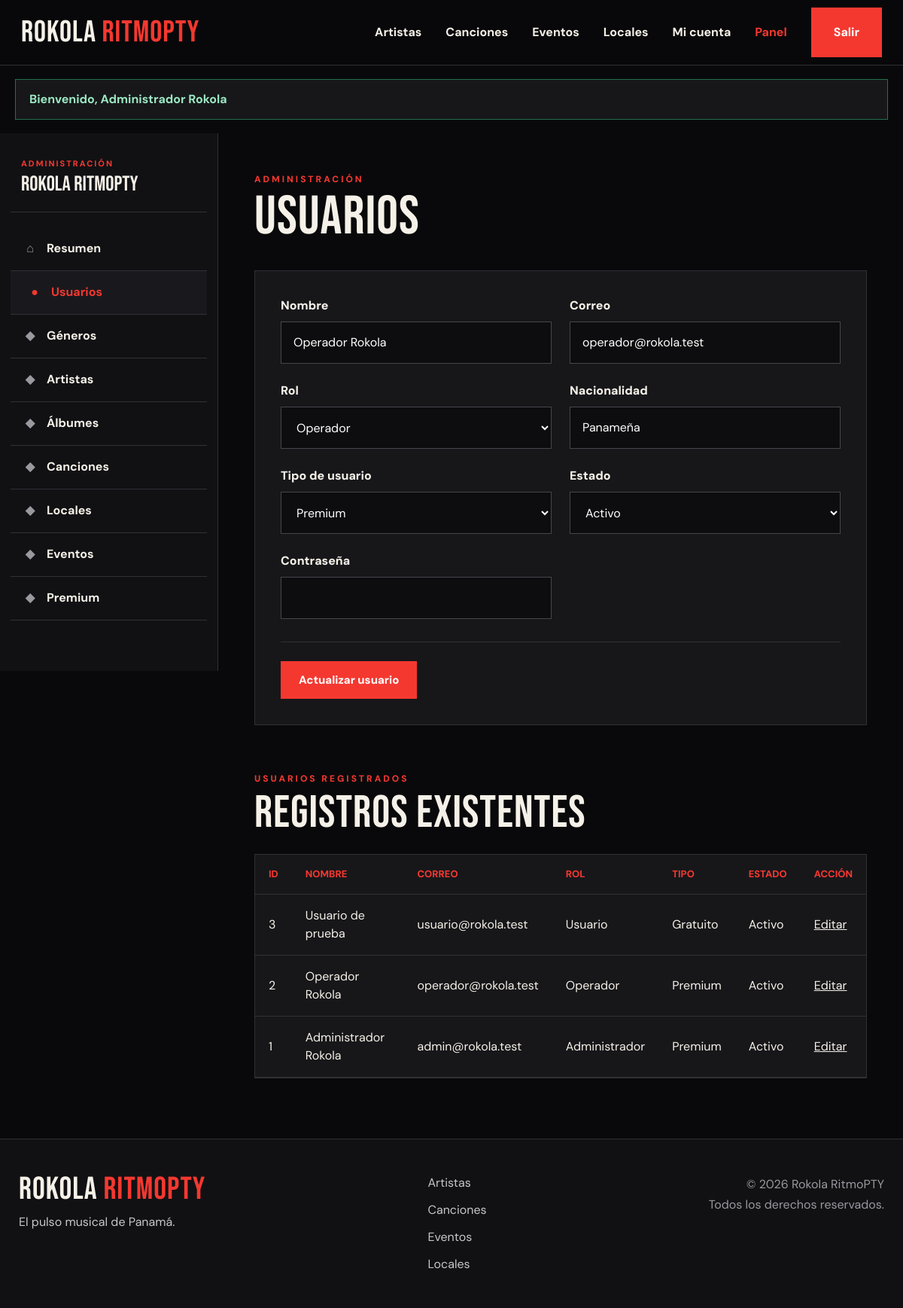
Page /RokolaRitmoPTY/public/admin/usuarios?edit=2 (signed in) on the committed database.
### tables this page shows
CREATE TABLE usuarios (
    id INT UNSIGNED AUTO_INCREMENT PRIMARY KEY,
    rol_id INT UNSIGNED NOT NULL,
    nombre VARCHAR(120) NOT NULL,
    correo VARCHAR(150) NOT NULL UNIQUE,
    password VARCHAR(255) NOT NULL,
    nacionalidad VARCHAR(100) NULL DEFAULT 'Panameña',

    tipo_usuario ENUM(
        'gratuito',
        'premium'
    ) NOT NULL DEFAULT 'gratuito',

    estado TINYINT(1) NOT NULL DEFAULT 1,
    creado_en TIMESTAMP NOT NULL DEFAULT CURRENT_TIMESTAMP,
    actualizado_en TIMESTAMP NOT NULL
        DEFAULT CURRENT_TIMESTAMP
        ON UPDATE CURRENT_TIMESTAMP,

    CONSTRAINT fk_usuarios_rol
        FOREIGN KEY (rol_id)
        REFERENCES roles(id)
        ON UPDATE CASCADE
        ON DELETE RESTRICT,

    INDEX idx_usuarios_rol (rol_id),
    INDEX idx_usuarios_estado (estado),
    INDEX idx_usuarios_tipo (tipo_usuario)
);

CREATE TABLE roles (
    id INT UNSIGNED AUTO_INCREMENT PRIMARY KEY,
    nombre VARCHAR(50) NOT NULL UNIQUE,
    descripcion VARCHAR(255) NULL,
    creado_en TIMESTAMP NOT NULL DEFAULT CURRENT_TIMESTAMP
);

### app/Core/Controller.php (called while the page is built, shortened)
<?php
abstract class Controller {
    protected function view(string $view,array $data=[]):void{$config=require dirname(__DIR__,2).'/config.php';extract($data,EXTR_SKIP);
    $file=dirname(__DIR__).'/Views/'.$view.'.php';if(!is_file($file))throw new \RuntimeException('Vista inexistente: '.$view);
    require dirname(__DIR__).'/Views/layouts/header.php';
    require $file;
    require dirname(__DIR__).'/Views/layouts/footer.php';
    }
}

### app/Controllers/AdminController.php (called while the page is built, shortened)
<?php
final class AdminController extends Controller
{
    public function users(?int $edit = null): void
    {
        $repository = new Repository();
        $db = $repository->db();
        $rows = $db->query(
            'SELECT
                u.*,
                r.nombre AS rol
             FROM usuarios u
             INNER JOIN roles r
                ON r.id = u.rol_id
             ORDER BY u.id DESC'
        )->fetchAll();
        $roles = $repository->all(
            'roles',
            'nombre ASC'
        );
        $record = $edit !== null
            ? $repository->find('usuarios', $edit)
            : null;
        $this->view(
            'admin/users',
            compact('rows', 'roles', 'record')
        );
    }
}

### config.php (called while the page is built)
<?php
return [
    'app_name' => 'Rokola RitmoPTY',
    'base_url' => '/RokolaRitmoPTY/public',
    'db' => [
        'host' => '127.0.0.1',
        'name' => 'rokola_ritmopty',
        'user' => 'root',
        'pass' => 'demo',
        'charset' => 'utf8mb4',
    ],
    'free_monthly_limit' => 20,
    'upload_dir' => __DIR__ . '/public/uploads',
];

### app/Config/Database.php (called while the page is built, shortened)
<?php
final class Database { private static ?PDO $pdo=null; public static function connection():PDO { if(self::$pdo)return self::$pdo; $c=require dirname(__DIR__,2).'/config.php';$d=$c['db']; try{ self::$pdo=new PDO("mysql:host={$d['host']};dbname={$d['name']};charset={$d['charset']}",$d['user'],$d['pass'],[PDO::ATTR_ERRMODE=>PDO::ERRMODE_EXCEPTION,PDO::ATTR_DEFAULT_FETCH_MODE=>PDO::FETCH_ASSOC,PDO::ATTR_EMULATE_PREPARES=>false]); return self::$pdo;}catch(PDOException $e){http_response_code(500);exit('Error de conexión MySQL: '.htmlspecialchars($e->getMessage()));}}}

### app/Models/Repository.php (called while the page is built, shortened)
<?php
final class Repository
{
    private PDO $db;
    public function __construct()
    {
        $this->db = Database::connection();
    }
    public function all(
        string $table,
        string $order = 'id DESC'
    ): array {
        return $this->db
            ->query("SELECT * FROM `{$table}` ORDER BY {$order}")
            ->fetchAll();
    }
    public function find(
        string $table,
        int $id
    ): ?array {
        $statement = $this->db->prepare(
            "SELECT * FROM `{$table}` WHERE id = ?"
        );
        $statement->execute([$id]);
        return $statement->fetch() ?: null;
    }
}

### app/Views/admin/users.php (the view, shortened to what this page needs)
<?php
$escape = static function (mixed $value): string {
    return htmlspecialchars(
        (string)$value,
        ENT_QUOTES,
        'UTF-8'
    );
};
?>
<div class="admin-layout">
    <?php require __DIR__ . '/nav.php'; ?>
    <section class="admin-content">
        <div class="admin-heading">
            <div>
                <span class="admin-eyebrow">
                    Administración
                </span>
                <h1>Usuarios</h1>
            </div>
        </div>
        <form
            class="panel admin-form"
            method="post"
            action="<?= $escape($config['base_url']) ?>/admin/usuarios/guardar"
        >
            <div class="admin-form-grid">
                <label class="form-field">
                    <span>Nombre</span>
                    <input
                        type="text"
                        name="nombre"
                        value="<?= $escape($record['nombre'] ?? '') ?>"
                        required
                    >
                </label>
                <label class="form-field">
                    <span>Correo</span>
                    <input
                        type="email"
                        name="correo"
                        value="<?= $escape($record['correo'] ?? '') ?>"
                        required
                    >
                </label>
                <label class="form-field">
                    <span>Rol</span>
                    <select name="rol_id" required>
                        <?php foreach ($roles as $role): ?>
                            <option
                                value="<?= (int)$role['id'] ?>"
                                <?= (int)($record['rol_id'] ?? 3)
                                    === (int)$role['id']
                                    ? 'selected'
                                    : '' ?>
                            >
                                <?= $escape($role['nombre']) ?>
                            </option>
                        <?php endforeach; ?>
                    </select>
                </label>
                <label class="form-field">
                    <span>Nacionalidad</span>
                    <input
                        type="text"
                        name="nacionalidad"
                        value="<?= $escape(
                            $record['nacionalidad']
                            ?? 'Panameña'
                        ) ?>"
                    >
                </label>
                <label class="form-field">
                    <span>Tipo de usuario</span>
                    <select name="tipo_usuario" required>
                        <option
                            value="premium"
                            <?= ($record['tipo_usuario'] ?? '')
                                === 'premium'
                                ? 'selected'
                                : '' ?>
                        >
                            Premium
                        </option>
                    </select>
                </label>
                <label class="form-field">
                    <span>Estado</span>
                    <select name="estado" required>
                        <option
                            value="1"
                            <?= (int)($record['estado'] ?? 1) === 1
                                ? 'selected'
                                : '' ?>
                        >
                            Activo
                        </option>
                    </select>
                </label>
                <label class="form-field">
                    <span>Contraseña</span>
                    <input
                        type="password"
                        name="password"
                        <?= empty($record) ? 'required' : '' ?>
                    >
                </label>
            </div>
            <div class="admin-form-actions">
                <button class="btn" type="submit">
                    <?= empty($record)
                        ? 'Guardar usuario'
                        : 'Actualizar usuario' ?>
                </button>
            </div>
        </form>
        <div class="admin-list-heading">
            <div>
                <span class="admin-eyebrow">
                    Usuarios registrados
                </span>
                <h2>Registros existentes</h2>
            </div>
        </div>
        <div class="table-wrap">
            <table>
                <thead>
                    <tr>
                        <th>ID</th>
                        <th>Nombre</th>
                        <th>Correo</th>
                        <th>Rol</th>
                        <th>Tipo</th>
                        <th>Estado</th>
                        <th>Acción</th>
                    </tr>
                </thead>
                <tbody>
                    <?php foreach ($rows as $userRow): ?>
                        <tr>
                            <td>
                                <?= (int)$userRow['id'] ?>
                            </td>
                            <td>
                                <?= $escape($userRow['nombre']) ?>
                            </td>
                            <td>
                                <?= $escape($userRow['correo']) ?>
                            </td>
                            <td>
                                <?= $escape($userRow['rol']) ?>
                            </td>
                            <td>
                                <?= $userRow['tipo_usuario']
                                    === 'premium'
                                    ? 'Premium'
                                    : 'Gratuito' ?>
                            </td>
                            <td>
                                <?= (int)$userRow['estado'] === 1
                                    ? 'Activo'
                                    : 'Inactivo' ?>
                            </td>
                            <td>
                                <a
                                    href="?edit=<?= (int)$userRow['id'] ?>"
                                >
                                    Editar
                                </a>
                            </td>
                        </tr>
                    <?php endforeach; ?>
                </tbody>
            </table>
        </div>
    </section>
</div>

### public/assets/css/main.css (style rules this page uses)
:root { --bg: #09090b; --bg-alt: #101013; --panel: #17171a; --panel-hover: #1d1d21; --border: #303036; --border-light: #47474e; --text: #f6f1e8; --text-soft: #c7c7ca; --muted: #99999f; --red: #f43830; --red-dark: #c92c26; --red-soft: rgba(244, 56, 48, 0.14); --success: #9be8c2; --success-border: #246f4c; --danger: #ffadad; --danger-border: #7b3030; --font-heading: "Bebas Neue", sans-serif; --font-body: "DM Sans", sans-serif; --header-height: 86px; }
*, *::before, *::after { box-sizing: border-box; }
html { min-height: 100%; margin: 0; padding: 0; scroll-behavior: smooth; }
body { min-height: 100vh; margin: 0; padding: 0; overflow-x: hidden; background: var(--bg); color: var(--text); font-family: var(--font-body); font-size: 16px; line-height: 1.5; }
body, button, input, select, textarea { font-family: var(--font-body); }
a { color: inherit; }
button, input, select, textarea { font: inherit; }
button { cursor: pointer; }
h1, h2, h3, h4, p { margin-top: 0; }
h1, h2, h3 { font-family: var(--font-heading); font-weight: 400; letter-spacing: 1px; }
.panel { border: 1px solid var(--border); background: var(--panel); }
.btn { display: inline-flex; align-items: center; justify-content: center; min-height: 50px; border: 0; border-radius: 0; background: var(--red); color: #fff; padding: 12px 24px; font-size: 15px; font-weight: 800; line-height: 1; text-align: center; text-decoration: none; transition: background-color 0.2s ease, color 0.2s ease, transform 0.2s ease; }
.table-wrap { width: 100%; overflow-x: auto; border: 1px solid var(--border); }
.public-table, table { width: 100%; border-collapse: collapse; background: var(--panel); }
.public-table th, .public-table td, table th, table td { border-bottom: 1px solid var(--border); padding: 16px 18px; text-align: left; vertical-align: middle; }
.public-table th, table th { color: var(--red); font-size: 13px; font-weight: 800; text-transform: uppercase; }

### public/assets/css/admin.css (style rules this page uses)
:root { --admin-sidebar: 290px; --admin-bg: #09090b; --admin-panel: #17171a; --admin-panel-hover: #1d1d21; --admin-border: #303036; --admin-border-light: #45454c; --admin-text: #f6f1e8; --admin-muted: #99999f; --admin-red: #f43830; }
.admin-layout { display: grid; grid-template-columns: var(--admin-sidebar) minmax(0, 1fr); align-items: start; width: 100%; min-height: calc(100vh - var(--header-height)); margin: 0; background: var(--admin-bg); }
.admin-content { width: 100%; min-width: 0; padding: 48px clamp(30px, 4vw, 68px) 80px; }
.admin-heading { display: flex; align-items: flex-end; justify-content: space-between; gap: 24px; margin-bottom: 36px; }
.admin-heading h1 { margin: 6px 0 0; font-size: clamp(56px, 6vw, 78px); line-height: 0.95; }
.admin-eyebrow { color: var(--admin-red); font-size: 12px; font-weight: 800; letter-spacing: 3px; text-transform: uppercase; }
.admin-form { width: 100%; margin-bottom: 50px; border: 1px solid var(--admin-border); background: var(--admin-panel); padding: 34px; }
.admin-form-grid { display: grid; grid-template-columns: repeat(12, minmax(0, 1fr)); gap: 24px; }
.form-field { grid-column: span 4; display: flex; flex-direction: column; gap: 9px; min-width: 0; }
.form-field > span { font-weight: 800; }
.admin-form input, .admin-form select, .admin-form textarea { width: 100%; min-width: 0; min-height: 56px; border: 1px solid var(--admin-border-light); background: #0d0d0f; color: #fff; padding: 14px 16px; outline: none; }
.admin-form-actions { display: flex; align-items: center; gap: 20px; margin-top: 30px; border-top: 1px solid var(--admin-border); padding-top: 25px; }
.admin-list-heading { display: flex; align-items: flex-end; justify-content: space-between; gap: 24px; margin: 58px 0 24px; }
.admin-list-heading h2 { margin: 5px 0 0; font-size: clamp(44px, 5vw, 62px); line-height: 1; }
@media (max-width: 1250px) { .form-field { grid-column: span 6; } }

### rows in the picture
usuarios: nombre "Operador Rokola", correo "operador@rokola.test", rol_id "Operador", nacionalidad "Panameña", tipo_usuario "Premium", estado "Activo", id "2", rol.nombre "Operador"
usuarios: id "3", nombre "Usuario de prueba", correo "usuario@rokola.test", rol.nombre "Usuario", tipo_usuario "Gratuito", estado "Activo"
usuarios: id "1", nombre "Administrador Rokola", correo "admin@rokola.test", rol.nombre "Administrador", tipo_usuario "Premium", estado "Activo"

### other values in the picture
$flashMessage "Bienvenido, Administrador Rokola"
$label "Géneros"
$label "Artistas"
$label "Álbumes"
$label "Canciones"
$label "Locales"
$label "Eventos"
$label "Premium"
